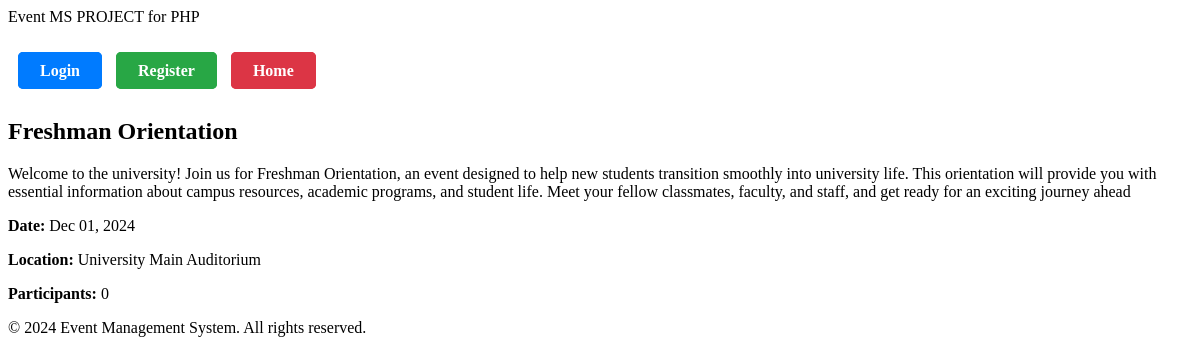
/event_details.php?id=5, run on the app's committed database.
### tables this page shows
CREATE TABLE `events` (
  `id` int(11) NOT NULL,
  `title` varchar(255) NOT NULL,
  `description` text NOT NULL,
  `event_date` date NOT NULL,
  `location` varchar(255) NOT NULL,
  `max_participants` int(11) NOT NULL,
  `created_by` int(11) NOT NULL,
  `created_at` timestamp NOT NULL DEFAULT current_timestamp(),
  `updated_at` timestamp NOT NULL DEFAULT current_timestamp() ON UPDATE current_timestamp()
);

### event_details.php (the view, shortened to what this page needs)
<?php
require_once 'includes/config.php';
$event_id = $_GET['id'] ?? 0;
$query = "SELECT e.*,
          COUNT(p.id) as participant_count
          FROM events e
          LEFT JOIN participants p ON e.id = p.event_id
          WHERE e.id = ?";
$stmt = mysqli_prepare($conn, $query);
mysqli_stmt_bind_param($stmt, "i", $event_id);
mysqli_stmt_execute($stmt);
$event = mysqli_stmt_get_result($stmt)->fetch_assoc();
?>
<!DOCTYPE html>
<html>
<head>
    <link rel="stylesheet" href="assets/css/style.css">
</head>
<body>
    <header class="hero">
        <nav class="navbar">
            <div class="logo">Event MS PROJECT for PHP</div>
            <br><br>
            <div class="nav-links">
                <?php if (isset($_SESSION['user_id'])): ?>
                    <?php if ($_SESSION['user_role'] === 'admin'): ?>
                        <a href="admin/dashboard.php" class="btn btn-primary">Dashboard</a>
                    <?php else: ?>
                        <a href="user/dashboard.php" class="btn btn-primary">Dashboard</a>
                    <?php endif; ?>
                    <a href="logout.php" class="btn btn-danger">Logout</a>
                <?php else: ?>
                    <a href="login.php" class="btn btn-primary">Login</a>
                    <a href="register.php" class="btn btn-success">Register</a>
                    <a href="index.php" class="btn btn-danger">Home</a>
                <?php endif; ?>
            </div>
        </nav>
    </header>
    <main>
        <br>
        <section class="event-details">
            <h2><?php echo htmlspecialchars($event['title']); ?></h2>
            <p><?php echo htmlspecialchars($event['description']); ?></p>
            <p><strong>Date:</strong> <?php echo date('M d, Y', strtotime($event['event_date'])); ?></p>
            <p><strong>Location:</strong> <?php echo htmlspecialchars($event['location']); ?></p>
            <p><strong>Participants:</strong> <?php echo $event['participant_count']; ?></p>
        </section>
    </main>
    <footer>
        <div class="footer-content">
            <p>&copy; <?php echo date('Y'); ?> Event Management System. All rights reserved.</p>
        </div>
    </footer>
</body>
</html>

### assets/css/style.css (style rules this page uses)
.btn { padding: 8px 20px; border-radius: 5px; text-decoration: none; font-weight: 600; transition: all 0.3s ease; margin-left: 10px; }
.btn-primary { background-color: #007bff; color: white; border: 2px solid #007bff; }
.btn-success { background-color: #28a745; color: white; border: 2px solid #28a745; }
.btn-danger { background-color: #dc3545; color: white; border: 2px solid #dc3545; }

### data on the page
events: title "Freshman Orientation", description "Welcome to the university! Join us for Freshman Orientation, an event designed to help new students transition smoothly into university life. This orientation will provide you with essential information about campus resources, academic programs, and student life. Meet your fellow classmates, faculty, and staff, and get ready for an exciting journey ahead", event_date "Dec 01, 2024", location "University Main Auditorium"

### other printed values
$event['participant_count'] "0"
